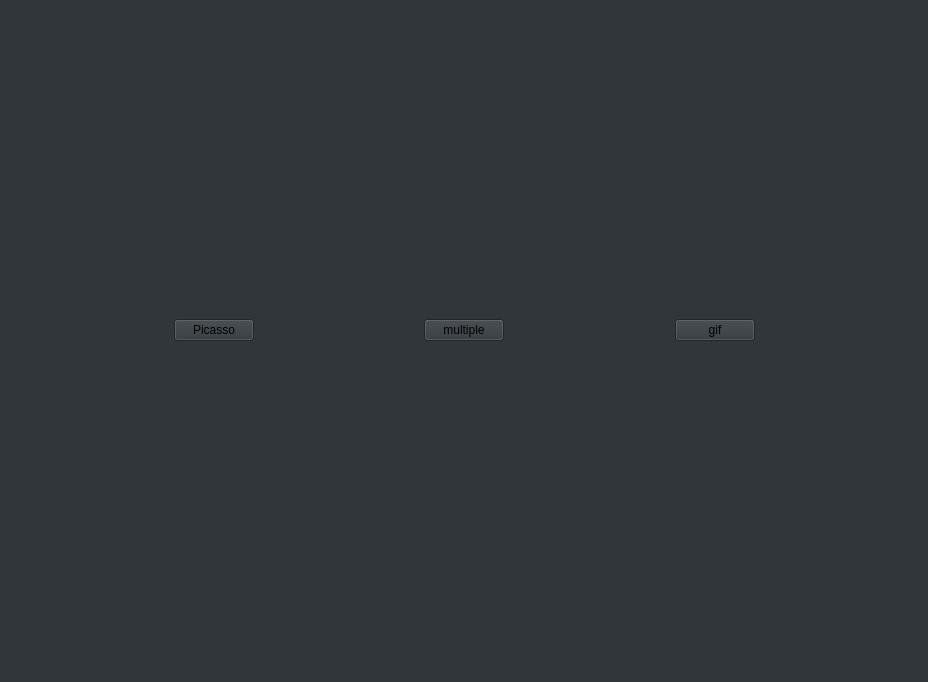
<?xml version="1.0" encoding="UTF-8"?>
<ui version="4.0">
 <class>Main_menu</class>
 <widget class="QMainWindow" name="Main_menu">
  <property name="geometry">
   <rect>
    <x>0</x>
    <y>0</y>
    <width>928</width>
    <height>682</height>
   </rect>
  </property>
  <property name="windowTitle">
   <string>MainWindow</string>
  </property>
  <property name="autoFillBackground">
   <bool>false</bool>
  </property>
  <property name="styleSheet">
   <string notr="true">background-color: rgb(49, 54, 59);</string>
  </property>
  <widget class="QWidget" name="centralwidget">
   <layout class="QGridLayout" name="gridLayout_2">
    <item row="0" column="0">
     <layout class="QGridLayout" name="gridLayout">
      <item row="0" column="0">
       <spacer name="horizontalSpacer">
        <property name="orientation">
         <enum>Qt::Horizontal</enum>
        </property>
        <property name="sizeHint" stdset="0">
         <size>
          <width>156</width>
          <height>22</height>
         </size>
        </property>
       </spacer>
      </item>
      <item row="0" column="1">
       <widget class="QPushButton" name="pushButton_3">
        <property name="text">
         <string>Picasso</string>
        </property>
       </widget>
      </item>
      <item row="0" column="2">
       <spacer name="horizontalSpacer_2">
        <property name="orientation">
         <enum>Qt::Horizontal</enum>
        </property>
        <property name="sizeHint" stdset="0">
         <size>
          <width>155</width>
          <height>22</height>
         </size>
        </property>
       </spacer>
      </item>
      <item row="0" column="3">
       <widget class="QPushButton" name="pushButton">
        <property name="text">
         <string>multiple</string>
        </property>
       </widget>
      </item>
      <item row="0" column="4">
       <spacer name="horizontalSpacer_3">
        <property name="orientation">
         <enum>Qt::Horizontal</enum>
        </property>
        <property name="sizeHint" stdset="0">
         <size>
          <width>156</width>
          <height>22</height>
         </size>
        </property>
       </spacer>
      </item>
      <item row="0" column="5">
       <widget class="QPushButton" name="pushButton_2">
        <property name="text">
         <string>gif</string>
        </property>
       </widget>
      </item>
      <item row="0" column="6">
       <spacer name="horizontalSpacer_4">
        <property name="orientation">
         <enum>Qt::Horizontal</enum>
        </property>
        <property name="sizeHint" stdset="0">
         <size>
          <width>155</width>
          <height>22</height>
         </size>
        </property>
       </spacer>
      </item>
     </layout>
    </item>
   </layout>
  </widget>
  <widget class="QMenuBar" name="menubar">
   <property name="enabled">
    <bool>false</bool>
   </property>
   <property name="geometry">
    <rect>
     <x>0</x>
     <y>0</y>
     <width>928</width>
     <height>22</height>
    </rect>
   </property>
  </widget>
  <widget class="QStatusBar" name="statusbar"/>
 </widget>
 <resources/>
 <connections/>
</ui>
